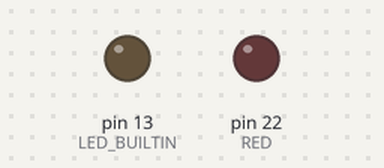
The sketch below on a simulated Arduino Mega 2560, built with avr-gcc and run on an emulated ATmega2560. Shown: output pins drawn as LEDs (lit = HIGH).

Above: at 0.4 s.
At 2.7 s:
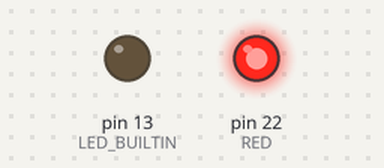
Timing chart, 0 to 3.0 s (numbered marks = the images above):
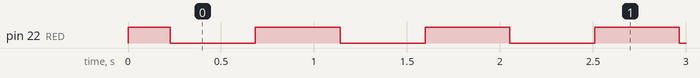

Measured:
- by itself, pin 22 (RED): repeats every 0.91 s: LOW 0.46 s, HIGH 0.46 s

The sketch:

pulse.ino
```cpp
#define RED 22
void setup() {
  // put your setup code here, to run once:
pinMode(LED_BUILTIN, OUTPUT);
}

void loop() {
  // put your main code here, to run repeatedly
float insideL, outsideL;

  for (insideL = 1.570; insideL < 7.853; insideL= insideL + 0.001)
  {
    outsideL = sin(insideL) * 127.5 + 127.5;
    analogWrite(RED,outsideL);
  }
}
```
